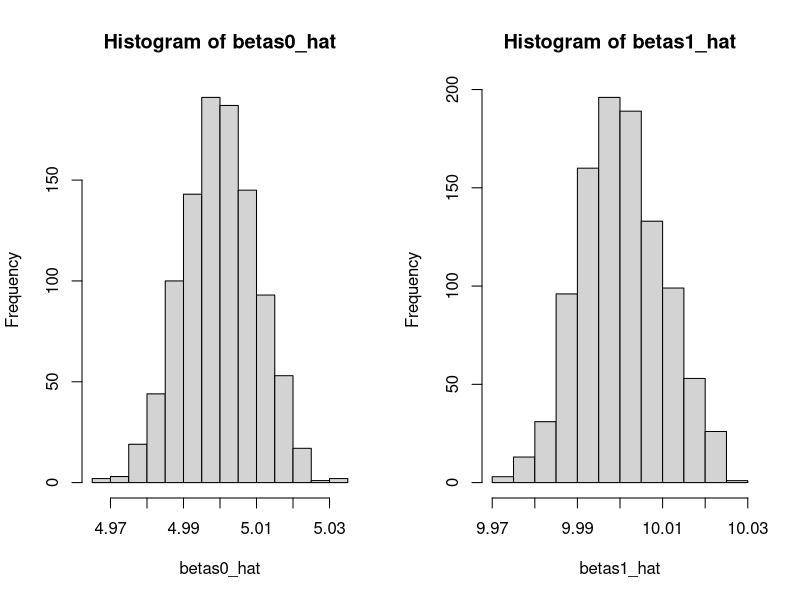

The R source for this figure:
## ---- chunk 1
options(scipen=999)
## ---- chunk 2
# Setup a "real" linear model and obtain realized values through simulation

sim <- function(N, beta0, beta1) {
    X <- rnorm(N)
    e <- 0.1 * rnorm(N)
    Y <- beta0 + beta1 * X + e

    model <- lm(Y ~ X)

    beta0_hat <- model$coefficients[1] # Estimated beta0
    beta1_hat <- model$coefficients[2] # Estimated beta1

    return(list(beta0_hat = beta0_hat, beta1_hat = beta1_hat))
}

# Setup constants
beta0 <- 5
beta1 <- 10
N <- 100 # Sample size
## ---- chunk 3
betas0_hat <- vector()
betas1_hat <- vector()

for (attempts in 1:1000) {
    betas <- sim(N, beta0, beta1)
    betas0_hat <- c(betas0_hat, betas$beta0_hat)
    betas1_hat <- c(betas1_hat, betas$beta1_hat)
}

par(mfrow=c(1, 2))
hist(betas0_hat)
hist(betas1_hat)
## ---- chunk 4
sim_2<- function(N, beta0, beta1) {
    X <- 0.1 * rnorm(N) # 減少 X 的變異數
    e <- 0.1 * rnorm(N)
    Y <- beta0 + beta1 * X + e

    model <- lm(Y ~ X)

    beta0_hat <- model$coefficients[1] # Estimated beta0
    beta1_hat <- model$coefficients[2] # Estimated beta1

    return(list(beta0_hat = beta0_hat, beta1_hat = beta1_hat))
}

betas1_hat <- vector()
betas1_hat_2 <- vector()

for (attempts in 1:1000) {
    betas <- sim(N, beta0, beta1)
    betas1_hat <- c(betas1_hat, betas$beta1_hat)

    betas_2 <- sim_2(N, beta0, beta1)
    betas1_hat_2 <- c(betas1_hat_2, betas_2$beta1_hat)
}

